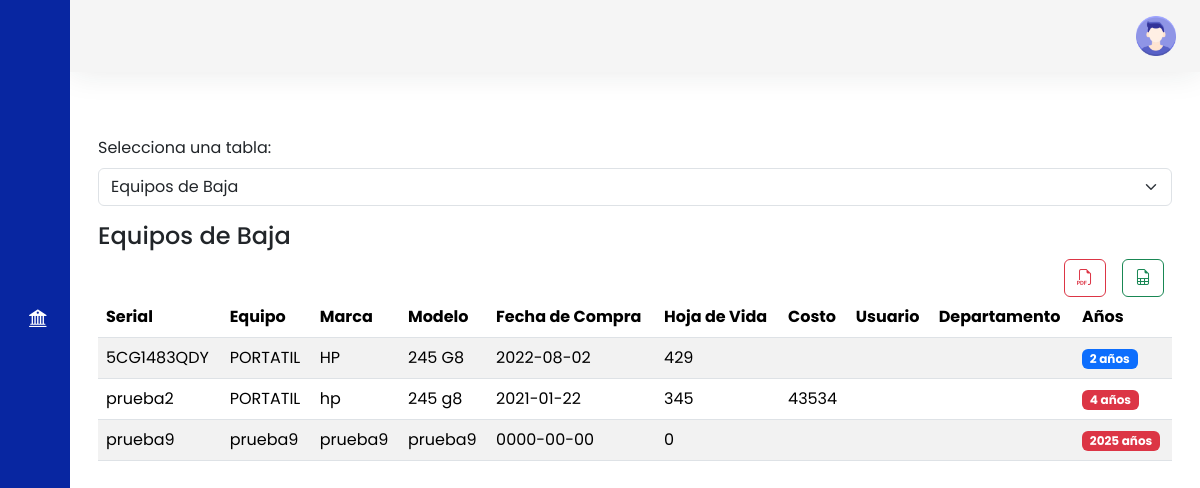
The app's page /bajas_poliza.php (signed in) with its own data.
### tables this page shows
CREATE TABLE `equipos` (
  `serial` varchar(30) NOT NULL,
  `nombre_equipo` varchar(30) DEFAULT NULL,
  `marca` varchar(30) DEFAULT NULL,
  `modelo` varchar(30) DEFAULT NULL,
  `PLACA` varchar(30) DEFAULT NULL,
  `activo_fijo` int(16) DEFAULT NULL,
  `estado` varchar(15) DEFAULT NULL,
  `ip_wlan` varchar(12) DEFAULT NULL,
  `hv` int(4) DEFAULT NULL,
  `ip_lan` varchar(12) DEFAULT NULL,
  `sistema_operativo` varchar(20) DEFAULT NULL,
  `ram` int(2) DEFAULT NULL,
  `disco` varchar(20) DEFAULT NULL,
  `procesador` varchar(50) DEFAULT NULL,
  `fecha_compra` date DEFAULT NULL,
  `costo` varchar(9) DEFAULT NULL,
  `usuario_dominio` varchar(30) DEFAULT NULL,
  `ruta_img` varchar(250) DEFAULT NULL,
  `num_factura` varchar(10) DEFAULT NULL,
  `num_pedido` varchar(10) DEFAULT NULL,
  `host_name` varchar(40) DEFAULT NULL,
  `mac_lan` varchar(30) DEFAULT NULL,
  `mac_wlan` varchar(30) DEFAULT NULL,
  `licencia_w` varchar(40) DEFAULT NULL,
  `paquete_of` varchar(40) DEFAULT NULL,
  `poliza` varchar(4) DEFAULT NULL,
  `correo` varchar(50) DEFAULT NULL,
  `ciudad` varchar(30) NOT NULL DEFAULT 'Bogota'
);

### bajas_poliza.php (the view, shortened to what this page needs)
<!DOCTYPE html>
<html lang="es">
<head>
    <link href="https://cdn.lineicons.com/4.0/lineicons.css" rel="stylesheet" />
    <link href="https://cdn.jsdelivr.net/npm/bootstrap-icons/font/bootstrap-icons.css" rel="stylesheet">
    <link href="https://cdn.jsdelivr.net/npm/bootstrap@5.3.2/dist/css/bootstrap.min.css" rel="stylesheet"
>
    <link rel="stylesheet" href="style.css">
</head>
<body>
    <div class="wrapper">
        <aside id="sidebar">
            <div class="d-flex">
                <button class="toggle-btn" type="button">
                </button>
            </div>
            <ul class="sidebar-nav">
                <li class="sidebar-item">
                    <a href="list.php" class="sidebar-link">
                    </a>
                </li>
                <li class="sidebar-item">
                    <a href="list_eq.php" class="sidebar-link">
                    </a>
                </li>
                <li class="sidebar-item">
                    <a href="#" class="sidebar-link collapsed has-dropdown" data-bs-toggle="collapse"
                        data-bs-target="#auth" aria-expanded="false" aria-controls="auth">
                    </a>
                </li>
                <li class="sidebar-item">
                    <a href="mantenimiento.php " class="sidebar-link">
                    </a>
                </li>
                <li class="sidebar-item">
                    <a href="list_pcpt.php" class="sidebar-link">
                    </a>
                </li>
                <li class="sidebar-item">
                    <a href="bajas_poliza.php" class="sidebar-link">
                        <i class="bi bi-bank2"></i>
                    </a>
                </li>
                <li class="sidebar-item">
                    <a href="#" class="sidebar-link collapsed has-dropdown" data-bs-toggle="collapse"
                        data-bs-target="#impresoras" aria-expanded="false" aria-controls="impresoras">
                    </a>
                </li>
            </ul>
        </aside>
        <div class="main">
            <nav class="navbar navbar-expand px-4 py-3">
                <div class="navbar-collapse collapse">
                    <ul class="navbar-nav ms-auto">
                        <li class="nav-item dropdown">
                            <a href="#" data-bs-toggle="dropdown" class="nav-icon pe-md-0">
                                <img src="account.png" class="avatar img-fluid" alt="">
                            </a>
                        </li>
                    </ul>
                </div>
            </nav>
            <main class="content px-3 py-4">
                <div class="container-fluid">
                    <div class="mb-3">
                        <div class="row">
                            <div class="container mt-4">
                                <div class="mb-3">
                                    <label for="tablaSelector" class="form-label">Selecciona una tabla:</label>
                                    <select class="form-select" id="tablaSelector">
                                        <option value="tablaX">Equipos de Baja</option>
                                    </select>
                                </div>
                                <div id="tablaX" class="table-responsive" style="display: none;">
                                    <h4>Equipos de Baja</h4>
                                    <div class="d-grid gap-2 d-md-flex justify-content-md-end">
                                        <a href="generar_reporte.php?tabla=tablaX"
                                            class="btn btn-outline-danger me-md-2"><i
                                                class="bi bi-filetype-pdf"></i></a>
                                        <a href="generar_reporteE.php?tabla=tablaX"
                                            class="btn btn-outline-success me-md-2"><i
                                                class="bi bi-file-earmark-spreadsheet"></i></a>
                                    </div>
                                    <table class="table table-striped">
                                        <thead>
                                            <tr>
                                                <th>Serial</th>
                                                <th>Equipo</th>
                                                <th>Marca</th>
                                                <th>Modelo</th>
                                                <th>Fecha de Compra</th>
                                                <th>Hoja de Vida</th>
                                                <th>Costo</th>
                                                <th>Usuario</th>
                                                <th>Departamento</th>
                                                <th>Años</th>
                                            </tr>
                                        </thead>
                                        <tbody>
                                        <?php
$servername = "localhost";
$username = "root";
$password = "";
$dbname = "jp";
$conn = new mysqli($servername, $username, $password, $dbname);
$sql = "
    SELECT e.serial, e.nombre_equipo, e.marca, e.modelo, e.fecha_compra, e.hv, e.costo,
           u.nombre AS usuario_nombre, u.departamento,
           MAX(a.fecha_asignacion) AS fecha_ultima_asignacion
    FROM equipos e
    LEFT JOIN asignacion a ON e.serial = a.FK_serial
    LEFT JOIN usuarios u ON a.FK_id = u.ID_usuario
    WHERE e.estado = 'DE BAJA'
    GROUP BY e.serial, e.nombre_equipo, e.marca, e.modelo, e.fecha_compra, e.hv, e.costo, u.nombre, u.departamento
";
$result = $conn->query($sql);
if ($result->num_rows > 0) {
    while ($row = $result->fetch_assoc()) {
        $fechaCompra = new DateTime($row["fecha_compra"]);
        $fechaActual = new DateTime();
        $diferencia = $fechaActual->diff($fechaCompra);
        $años = $diferencia->y;
        echo "<tr>";
        echo "<td>" . $row["serial"] . "</td>";
        echo "<td>" . $row["nombre_equipo"] . "</td>";
        echo "<td>" . $row["marca"] . "</td>";
        echo "<td>" . $row["modelo"] . "</td>";
        echo "<td>" . $row["fecha_compra"] . "</td>";
        echo "<td>" . $row["hv"] . "</td>";
        echo "<td>" . $row["costo"] . "</td>";
        echo "<td>" . $row["usuario_nombre"] . "</td>";
        echo "<td>" . $row["departamento"] . "</td>";
        if ($años > 3) {
            echo "<td><span class='badge text-bg-danger'>" . $años . " años</span></td>";
        } else {
            echo "<td><span class='badge text-bg-primary'>" . $años . " años</span></td>";
        }
        echo "</tr>";
    }
} else {
    echo "<tr><td colspan='9'>No hay equipos en poliza.</td></tr>";
}
?>
                                        </tbody>
                                    </table>
                                </div>
                            </div>
                        </div>
                    </div>
                </div>
            </main>
        </div>
    </div>
</body>
</html>

### style.css (style rules this page uses)
a { text-decoration: none; }
li { list-style: none; }
body { font-family: 'Poppins', sans-serif; }
.wrapper { display: flex; }
.main { display: flex; flex-direction: column; min-height: 100vh; width: 100%; overflow: inherit; transition: all 0.35s ease-in-out; background-color: #fff; min-width: 0; }
#sidebar { width: 70px; min-width: 70px; z-index: 1000; transition: all .25s ease-in-out; background-color: #0826a1; display: flex; flex-direction: column; }
.toggle-btn { background-color: transparent; cursor: pointer; border: 0; padding: 1rem 1.5rem; }
.sidebar-nav { padding: 2rem 0; flex: 1 1 auto; }
a.sidebar-link { padding: .625rem 1.625rem; color: #FFF; display: block; font-size: 0.9rem; white-space: nowrap; border-left: 3px solid transparent; }
.sidebar-link i, .dropdown-item i { font-size: 1.1rem; margin-right: .75rem; }
.sidebar-item { position: relative; }
.navbar { background-color: #f5f5f5; box-shadow: 0 0 2rem 0 rgba(33, 37, 41, .1); }
.navbar-expand .navbar-collapse { min-width: 200px; }
.avatar { height: 40px; width: 40px; }

### records on screen
equipos: serial "5CG1483QDY", nombre_equipo "PORTATIL", marca "HP", modelo "245 G8", fecha_compra "2022-08-02", hv "429"
equipos: serial "prueba2", nombre_equipo "PORTATIL", marca "hp", modelo "245 g8", fecha_compra "2021-01-22", hv "345", costo "43534"
equipos: serial "prueba9", nombre_equipo "prueba9", marca "prueba9", modelo "prueba9", fecha_compra "0000-00-00", hv "0"
